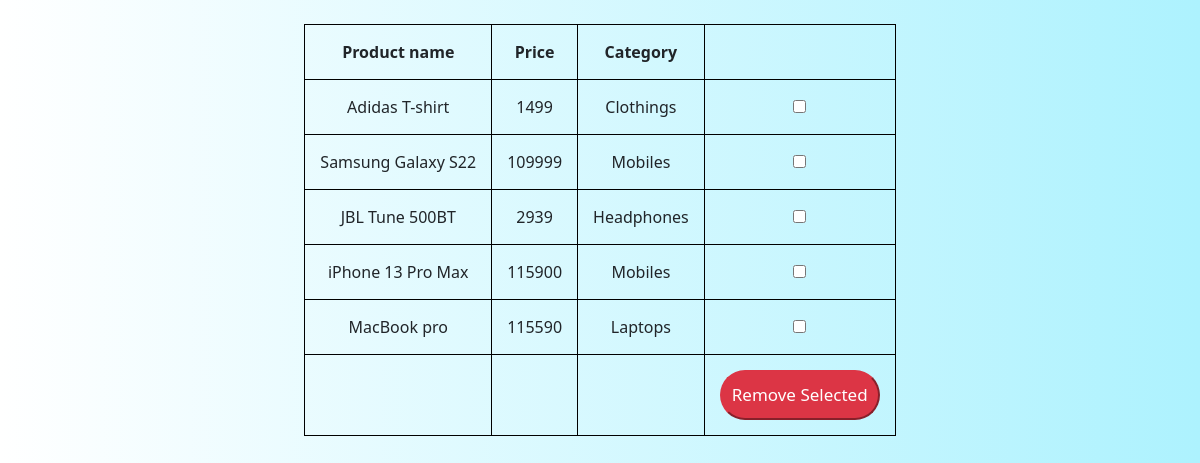
Page /admin/display.php on the committed database.
### tables this page shows
CREATE TABLE `product_table` (
  `id` int(11) NOT NULL,
  `product_name` varchar(255) NOT NULL,
  `product_image` varchar(255) DEFAULT NULL,
  `product_price` int(11) DEFAULT NULL,
  `category` varchar(255) DEFAULT NULL
);

### admin/display.php (the view, shortened to what this page needs)
<!DOCTYPE html>
<html lang="en">
<head>
<link href="https://cdn.jsdelivr.net/npm/bootstrap@5.1.3/dist/css/bootstrap.min.css" rel="stylesheet">
</head>
<body>
    <br>
<table  style='margin-top:9%;padding:5px;margin:auto;'>
<tr>
    <th>Product name</th>
    <th>Price</th>
    <th>Category</th>
    <th></th>
</tr>
<?php
$db= new mysqli('localhost','root','','cart');
$sql="SELECT * FROM product_table";
$result=$db->query($sql);
if($result){
    echo "<form method='post' action='remove.php'>";
    while( $row = $result->fetch_assoc()){
        echo "<tr>
                    <td>$row[product_name]</td>
                    <td>$row[product_price]</td>
                    <td>$row[category]</td>
                    <td><input type='checkbox' name='rem[]' value='$row[id]'></td>
               </tr>";
    }
    echo "<tr><td></td><td></td><td></td><td><button class='btn-danger' type='submit'>Remove Selected</button>
    </form></td></tr>
    ";
}
else{
    echo "Error:".$sql." ".$db->error;
}
?>
</table>
</body>
</html>

### admin/display.php (style rules this page uses)
table ,tr,th,td { padding:15px; border: 1px solid black; border-collapse:collapse; text-align:center; }
body { background-image: linear-gradient(90deg, #ffffff 0%, #adf2fe 100%); }
button { padding:10px; color:white; font-size:17px; border-radius: 30px; }

### rows in the picture
product_table: product_name "Adidas T-shirt", product_price "1499", category "Clothings"
product_table: product_name "Samsung Galaxy S22", product_price "109999", category "Mobiles"
product_table: product_name "JBL Tune 500BT", product_price "2939", category "Headphones"
product_table: product_name "iPhone 13 Pro Max", product_price "115900", category "Mobiles"
product_table: product_name "MacBook pro", product_price "115590", category "Laptops"
